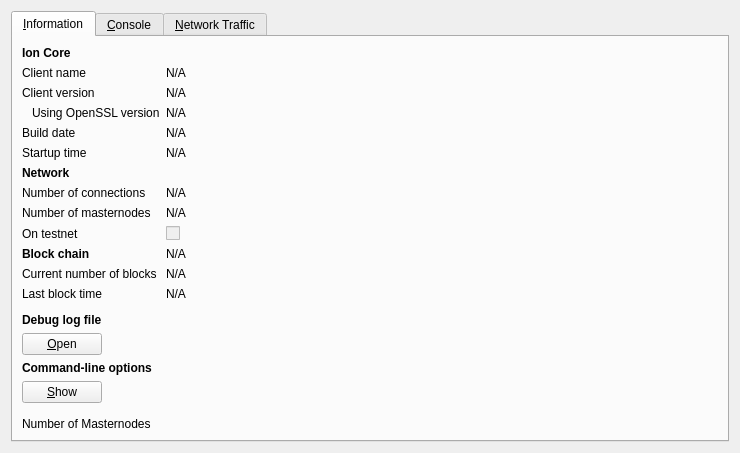
<?xml version="1.0" encoding="UTF-8"?>
<ui version="4.0">
 <class>RPCConsole</class>
 <widget class="QDialog" name="RPCConsole">
  <property name="geometry">
   <rect>
    <x>0</x>
    <y>0</y>
    <width>740</width>
    <height>450</height>
   </rect>
  </property>
  <property name="windowTitle">
   <string>Ion - Debug window</string>
  </property>
  <layout class="QVBoxLayout" name="verticalLayout_2">
   <item>
    <widget class="QTabWidget" name="tabWidget">
     <property name="currentIndex">
      <number>0</number>
     </property>
     <widget class="QWidget" name="tab_info">
      <attribute name="title">
       <string>&amp;Information</string>
      </attribute>
      <layout class="QFormLayout" name="formLayout">
       <item row="0" column="0">
        <widget class="QLabel" name="label_9">
         <property name="font">
          <font>
           <weight>75</weight>
           <bold>true</bold>
          </font>
         </property>
         <property name="text">
          <string>Ion Core</string>
         </property>
        </widget>
       </item>
       <item row="1" column="0">
        <widget class="QLabel" name="label_5">
         <property name="text">
          <string>Client name</string>
         </property>
        </widget>
       </item>
       <item row="1" column="1">
        <widget class="QLabel" name="clientName">
         <property name="cursor">
          <cursorShape>IBeamCursor</cursorShape>
         </property>
         <property name="text">
          <string>N/A</string>
         </property>
         <property name="textFormat">
          <enum>Qt::PlainText</enum>
         </property>
         <property name="textInteractionFlags">
          <set>Qt::LinksAccessibleByMouse|Qt::TextSelectableByKeyboard|Qt::TextSelectableByMouse</set>
         </property>
        </widget>
       </item>
       <item row="2" column="0">
        <widget class="QLabel" name="label_6">
         <property name="text">
          <string>Client version</string>
         </property>
        </widget>
       </item>
       <item row="2" column="1">
        <widget class="QLabel" name="clientVersion">
         <property name="cursor">
          <cursorShape>IBeamCursor</cursorShape>
         </property>
         <property name="text">
          <string>N/A</string>
         </property>
         <property name="textFormat">
          <enum>Qt::PlainText</enum>
         </property>
         <property name="textInteractionFlags">
          <set>Qt::LinksAccessibleByMouse|Qt::TextSelectableByKeyboard|Qt::TextSelectableByMouse</set>
         </property>
        </widget>
       </item>
       <item row="3" column="0">
        <widget class="QLabel" name="label_14">
         <property name="text">
          <string>Using OpenSSL version</string>
         </property>
         <property name="indent">
          <number>10</number>
         </property>
        </widget>
       </item>
       <item row="3" column="1">
        <widget class="QLabel" name="openSSLVersion">
         <property name="cursor">
          <cursorShape>IBeamCursor</cursorShape>
         </property>
         <property name="text">
          <string>N/A</string>
         </property>
         <property name="textFormat">
          <enum>Qt::PlainText</enum>
         </property>
         <property name="textInteractionFlags">
          <set>Qt::LinksAccessibleByMouse|Qt::TextSelectableByKeyboard|Qt::TextSelectableByMouse</set>
         </property>
        </widget>
       </item>
       <item row="4" column="0">
        <widget class="QLabel" name="label_12">
         <property name="text">
          <string>Build date</string>
         </property>
        </widget>
       </item>
       <item row="4" column="1">
        <widget class="QLabel" name="buildDate">
         <property name="cursor">
          <cursorShape>IBeamCursor</cursorShape>
         </property>
         <property name="text">
          <string>N/A</string>
         </property>
         <property name="textFormat">
          <enum>Qt::PlainText</enum>
         </property>
         <property name="textInteractionFlags">
          <set>Qt::LinksAccessibleByMouse|Qt::TextSelectableByKeyboard|Qt::TextSelectableByMouse</set>
         </property>
        </widget>
       </item>
       <item row="5" column="0">
        <widget class="QLabel" name="label_13">
         <property name="text">
          <string>Startup time</string>
         </property>
        </widget>
       </item>
       <item row="5" column="1">
        <widget class="QLabel" name="startupTime">
         <property name="cursor">
          <cursorShape>IBeamCursor</cursorShape>
         </property>
         <property name="text">
          <string>N/A</string>
         </property>
         <property name="textFormat">
          <enum>Qt::PlainText</enum>
         </property>
         <property name="textInteractionFlags">
          <set>Qt::LinksAccessibleByMouse|Qt::TextSelectableByKeyboard|Qt::TextSelectableByMouse</set>
         </property>
        </widget>
       </item>
       <item row="6" column="0">
        <widget class="QLabel" name="label_11">
         <property name="font">
          <font>
           <weight>75</weight>
           <bold>true</bold>
          </font>
         </property>
         <property name="text">
          <string>Network</string>
         </property>
        </widget>
       </item>
       <item row="7" column="0">
        <widget class="QLabel" name="label_7">
         <property name="text">
          <string>Number of connections</string>
         </property>
        </widget>
       </item>
       <item row="7" column="1">
        <widget class="QLabel" name="numberOfConnections">
         <property name="cursor">
          <cursorShape>IBeamCursor</cursorShape>
         </property>
         <property name="text">
          <string>N/A</string>
         </property>
         <property name="textFormat">
          <enum>Qt::PlainText</enum>
         </property>
         <property name="textInteractionFlags">
          <set>Qt::LinksAccessibleByMouse|Qt::TextSelectableByKeyboard|Qt::TextSelectableByMouse</set>
         </property>
        </widget>
       </item>
       <item row="8" column="0">
        <widget class="QLabel" name="label_15">
         <property name="text">
          <string>Number of masternodes</string>
         </property>
        </widget>
       </item>
       <item row="8" column="1">
        <widget class="QLabel" name="masternodeCount">
         <property name="cursor">
          <cursorShape>IBeamCursor</cursorShape>
         </property>
         <property name="text">
          <string>N/A</string>
         </property>
         <property name="textFormat">
          <enum>Qt::PlainText</enum>
         </property>
         <property name="textInteractionFlags">
          <set>Qt::LinksAccessibleByMouse|Qt::TextSelectableByKeyboard|Qt::TextSelectableByMouse</set>
         </property>
        </widget>
       </item>
       <item row="9" column="0">
        <widget class="QLabel" name="label_8">
         <property name="text">
          <string>On testnet</string>
         </property>
        </widget>
       </item>
       <item row="9" column="1">
        <widget class="QCheckBox" name="isTestNet">
         <property name="enabled">
          <bool>false</bool>
         </property>
         <property name="text">
          <string/>
         </property>
        </widget>
       </item>
       <item row="10" column="0">
        <widget class="QLabel" name="label_10">
         <property name="font">
          <font>
           <weight>75</weight>
           <bold>true</bold>
          </font>
         </property>
         <property name="text">
          <string>Block chain</string>
         </property>
        </widget>
       </item>
       <item row="11" column="0">
        <widget class="QLabel" name="label_3">
         <property name="text">
          <string>Current number of blocks</string>
         </property>
        </widget>
       </item>
       <item row="11" column="1">
        <widget class="QLabel" name="numberOfBlocks">
         <property name="cursor">
          <cursorShape>IBeamCursor</cursorShape>
         </property>
         <property name="text">
          <string>N/A</string>
         </property>
         <property name="textFormat">
          <enum>Qt::PlainText</enum>
         </property>
         <property name="textInteractionFlags">
          <set>Qt::LinksAccessibleByMouse|Qt::TextSelectableByKeyboard|Qt::TextSelectableByMouse</set>
         </property>
        </widget>
       </item>
       <item row="12" column="0">
        <widget class="QLabel" name="label_2">
         <property name="text">
          <string>Last block time</string>
         </property>
        </widget>
       </item>
       <item row="12" column="1">
        <widget class="QLabel" name="lastBlockTime">
         <property name="cursor">
          <cursorShape>IBeamCursor</cursorShape>
         </property>
         <property name="text">
          <string>N/A</string>
         </property>
         <property name="textFormat">
          <enum>Qt::PlainText</enum>
         </property>
         <property name="textInteractionFlags">
          <set>Qt::LinksAccessibleByMouse|Qt::TextSelectableByKeyboard|Qt::TextSelectableByMouse</set>
         </property>
        </widget>
       </item>
       <item row="13" column="0">
        <spacer name="verticalSpacer_2">
         <property name="orientation">
          <enum>Qt::Vertical</enum>
         </property>
         <property name="sizeHint" stdset="0">
          <size>
           <width>20</width>
           <height>10</height>
          </size>
         </property>
        </spacer>
       </item>
       <item row="14" column="0">
        <widget class="QLabel" name="labelDebugLogfile">
         <property name="font">
          <font>
           <weight>75</weight>
           <bold>true</bold>
          </font>
         </property>
         <property name="text">
          <string>Debug log file</string>
         </property>
        </widget>
       </item>
       <item row="15" column="0">
        <widget class="QPushButton" name="openDebugLogfileButton">
         <property name="toolTip">
          <string>Open the Ion debug log file from the current data directory. This can take a few seconds for large log files.</string>
         </property>
         <property name="text">
          <string>&amp;Open</string>
         </property>
         <property name="autoDefault">
          <bool>false</bool>
         </property>
        </widget>
       </item>
       <item row="16" column="0">
        <widget class="QLabel" name="labelCLOptions">
         <property name="font">
          <font>
           <weight>75</weight>
           <bold>true</bold>
          </font>
         </property>
         <property name="text">
          <string>Command-line options</string>
         </property>
        </widget>
       </item>
       <item row="17" column="0">
        <widget class="QPushButton" name="showCLOptionsButton">
         <property name="toolTip">
          <string>Show the Ion-Qt help message to get a list with possible Ion command-line options.</string>
         </property>
         <property name="text">
          <string>&amp;Show</string>
         </property>
         <property name="autoDefault">
          <bool>false</bool>
         </property>
        </widget>
       </item>
       <item row="18" column="0">
        <spacer name="verticalSpacer">
         <property name="orientation">
          <enum>Qt::Vertical</enum>
         </property>
         <property name="sizeHint" stdset="0">
          <size>
           <width>20</width>
           <height>20</height>
          </size>
         </property>
        </spacer>
       </item>
       <item row="19" column="0">
        <widget class="QLabel" name="masternodeCountLabel">
         <property name="text">
          <string>Number of Masternodes</string>
         </property>
        </widget>
       </item>
       <item row="10" column="1">
        <widget class="QLabel" name="masternodeCount">
         <property name="text">
          <string>N/A</string>
         </property>
        </widget>
       </item>
      </layout>
     </widget>
     <widget class="QWidget" name="tab_console">
      <attribute name="title">
       <string>&amp;Console</string>
      </attribute>
      <layout class="QGridLayout" name="gridLayout">
       <item row="0" column="0">
        <widget class="QTextEdit" name="messagesWidget">
         <property name="minimumSize">
          <size>
           <width>0</width>
           <height>100</height>
          </size>
         </property>
         <property name="readOnly">
          <bool>true</bool>
         </property>
         <property name="tabKeyNavigation" stdset="0">
          <bool>false</bool>
         </property>
         <property name="columnCount" stdset="0">
          <number>2</number>
         </property>
        </widget>
       </item>
       <item row="1" column="0">
        <layout class="QHBoxLayout" name="horizontalLayout">
         <property name="spacing">
          <number>3</number>
         </property>
         <item>
          <widget class="QPushButton" name="copyButton">
           <property name="maximumSize">
            <size>
             <width>24</width>
             <height>24</height>
            </size>
           </property>
           <property name="toolTip">
            <string>Copy to clipboard</string>
           </property>
           <property name="text">
            <string/>
           </property>
           <property name="icon">
            <iconset resource="../bitcoin.qrc">
             <normaloff>:/icons/editcopy</normaloff>:/icons/editcopy</iconset>
           </property>
           <property name="shortcut">
            <string notr="true">Ctrl+L</string>
           </property>
           <property name="autoDefault">
            <bool>false</bool>
           </property>
          </widget>
         </item>
         <item>
          <widget class="QLabel" name="label">
           <property name="text">
            <string notr="true">&gt;</string>
           </property>
          </widget>
         </item>
         <item>
          <widget class="QLineEdit" name="lineEdit"/>
         </item>
         <item>
          <widget class="QToolButton" name="pasteButton">
           <property name="sizePolicy">
            <sizepolicy hsizetype="Minimum" vsizetype="Fixed">
             <horstretch>0</horstretch>
             <verstretch>0</verstretch>
            </sizepolicy>
           </property>
           <property name="minimumSize">
            <size>
             <width>24</width>
             <height>24</height>
            </size>
           </property>
           <property name="maximumSize">
            <size>
             <width>24</width>
             <height>24</height>
            </size>
           </property>
           <property name="toolTip">
            <string>Paste from clipboard</string>
           </property>
           <property name="text">
            <string/>
           </property>
           <property name="icon">
            <iconset resource="../bitcoin.qrc">
             <normaloff>:/icons/editpaste</normaloff>:/icons/editpaste</iconset>
           </property>
           <property name="shortcut">
            <string>Alt+P</string>
           </property>
          </widget>
         </item>
        </layout>
       </item>
      </layout>
     </widget>
     <widget class="QWidget" name="tab">
      <attribute name="title">
       <string>&amp;Network Traffic</string>
      </attribute>
      <layout class="QHBoxLayout" name="horizontalLayout_3">
       <item>
        <layout class="QVBoxLayout" name="verticalLayout_4">
         <item>
          <widget class="TrafficGraphWidget" name="trafficGraph" native="true">
           <property name="sizePolicy">
            <sizepolicy hsizetype="Expanding" vsizetype="Expanding">
             <horstretch>0</horstretch>
             <verstretch>0</verstretch>
            </sizepolicy>
           </property>
          </widget>
         </item>
         <item>
          <layout class="QHBoxLayout" name="horizontalLayout_2">
           <item>
            <widget class="QSlider" name="sldGraphRange">
             <property name="minimum">
              <number>1</number>
             </property>
             <property name="maximum">
              <number>288</number>
             </property>
             <property name="pageStep">
              <number>12</number>
             </property>
             <property name="value">
              <number>6</number>
             </property>
             <property name="orientation">
              <enum>Qt::Horizontal</enum>
             </property>
            </widget>
           </item>
           <item>
            <widget class="QLabel" name="lblGraphRange">
             <property name="minimumSize">
              <size>
               <width>100</width>
               <height>0</height>
              </size>
             </property>
             <property name="alignment">
              <set>Qt::AlignCenter</set>
             </property>
            </widget>
           </item>
           <item>
            <widget class="QPushButton" name="btnClearTrafficGraph">
             <property name="text">
              <string>&amp;Clear</string>
             </property>
            </widget>
           </item>
          </layout>
         </item>
        </layout>
       </item>
       <item>
        <layout class="QVBoxLayout" name="verticalLayout">
         <item>
          <widget class="QGroupBox" name="groupBox">
           <property name="title">
            <string>Totals</string>
           </property>
           <layout class="QVBoxLayout" name="verticalLayout_5">
            <item>
             <layout class="QHBoxLayout" name="horizontalLayout_4">
              <item>
               <widget class="Line" name="line">
                <property name="sizePolicy">
                 <sizepolicy hsizetype="Fixed" vsizetype="Fixed">
                  <horstretch>0</horstretch>
                  <verstretch>0</verstretch>
                 </sizepolicy>
                </property>
                <property name="minimumSize">
                 <size>
                  <width>10</width>
                  <height>0</height>
                 </size>
                </property>
                <property name="palette">
                 <palette>
                  <active>
                   <colorrole role="Light">
                    <brush brushstyle="SolidPattern">
                     <color alpha="255">
                      <red>0</red>
                      <green>255</green>
                      <blue>0</blue>
                     </color>
                    </brush>
                   </colorrole>
                  </active>
                  <inactive>
                   <colorrole role="Light">
                    <brush brushstyle="SolidPattern">
                     <color alpha="255">
                      <red>0</red>
                      <green>255</green>
                      <blue>0</blue>
                     </color>
                    </brush>
                   </colorrole>
                  </inactive>
                  <disabled>
                   <colorrole role="Light">
                    <brush brushstyle="SolidPattern">
                     <color alpha="255">
                      <red>0</red>
                      <green>255</green>
                      <blue>0</blue>
                     </color>
                    </brush>
                   </colorrole>
                  </disabled>
                 </palette>
                </property>
                <property name="orientation">
                 <enum>Qt::Horizontal</enum>
                </property>
               </widget>
              </item>
              <item>
               <widget class="QLabel" name="label_16">
                <property name="text">
                 <string>In:</string>
                </property>
               </widget>
              </item>
              <item>
               <widget class="QLabel" name="lblBytesIn">
                <property name="minimumSize">
                 <size>
                  <width>50</width>
                  <height>0</height>
                 </size>
                </property>
                <property name="alignment">
                 <set>Qt::AlignRight|Qt::AlignTrailing|Qt::AlignVCenter</set>
                </property>
               </widget>
              </item>
             </layout>
            </item>
            <item>
             <layout class="QHBoxLayout" name="horizontalLayout_5">
              <item>
               <widget class="Line" name="line_2">
                <property name="sizePolicy">
                 <sizepolicy hsizetype="Fixed" vsizetype="Fixed">
                  <horstretch>0</horstretch>
                  <verstretch>0</verstretch>
                 </sizepolicy>
                </property>
                <property name="minimumSize">
                 <size>
                  <width>10</width>
                  <height>0</height>
                 </size>
                </property>
                <property name="palette">
                 <palette>
                  <active>
                   <colorrole role="Light">
                    <brush brushstyle="SolidPattern">
                     <color alpha="255">
                      <red>255</red>
                      <green>0</green>
                      <blue>0</blue>
                     </color>
                    </brush>
                   </colorrole>
                  </active>
                  <inactive>
                   <colorrole role="Light">
                    <brush brushstyle="SolidPattern">
                     <color alpha="255">
                      <red>255</red>
                      <green>0</green>
                      <blue>0</blue>
                     </color>
                    </brush>
                   </colorrole>
                  </inactive>
                  <disabled>
                   <colorrole role="Light">
                    <brush brushstyle="SolidPattern">
                     <color alpha="255">
                      <red>255</red>
                      <green>0</green>
                      <blue>0</blue>
                     </color>
                    </brush>
                   </colorrole>
                  </disabled>
                 </palette>
                </property>
                <property name="orientation">
                 <enum>Qt::Horizontal</enum>
                </property>
               </widget>
              </item>
              <item>
               <widget class="QLabel" name="label_17">
                <property name="text">
                 <string>Out:</string>
                </property>
               </widget>
              </item>
              <item>
               <widget class="QLabel" name="lblBytesOut">
                <property name="minimumSize">
                 <size>
                  <width>50</width>
                  <height>0</height>
                 </size>
                </property>
                <property name="alignment">
                 <set>Qt::AlignRight|Qt::AlignTrailing|Qt::AlignVCenter</set>
                </property>
               </widget>
              </item>
             </layout>
            </item>
            <item>
             <spacer name="verticalSpacer_4">
              <property name="orientation">
               <enum>Qt::Vertical</enum>
              </property>
              <property name="sizeHint" stdset="0">
               <size>
                <width>20</width>
                <height>407</height>
               </size>
              </property>
             </spacer>
            </item>
           </layout>
          </widget>
         </item>
        </layout>
       </item>
      </layout>
     </widget>
    </widget>
   </item>
  </layout>
 </widget>
 <customwidgets>
  <customwidget>
   <class>TrafficGraphWidget</class>
   <extends>QWidget</extends>
   <header>trafficgraphwidget.h</header>
   <container>1</container>
   <slots>
    <slot>clear()</slot>
   </slots>
  </customwidget>
 </customwidgets>
 <resources>
  <include location="../bitcoin.qrc"/>
 </resources>
 <connections/>
</ui>
